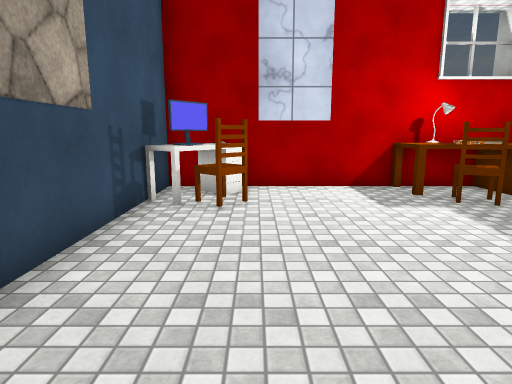
[1] (above)

16 first-person views from a walk through a scene from a Unity 3-D project. The camera is 1.5 m above the floor, tilts 10° down and sees 75° across. The floor is counted in squares, 1 m on a side. Each view is taken from the middle of a square. On the plan, view 1 faces up. The plan holds only what a view shows up to about 15 squares ahead; the rest is blank. Door leaves are left out, so doorways stand open. Surface patterns are stand-ins for the level's own textures.

[2]
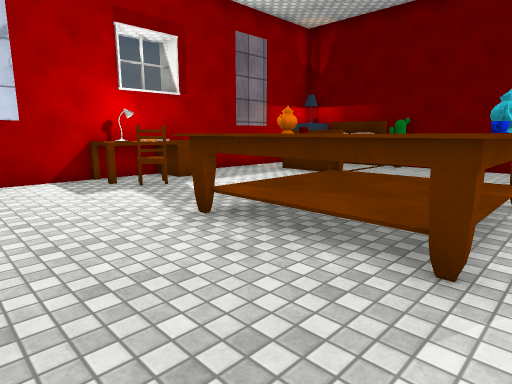

[3]
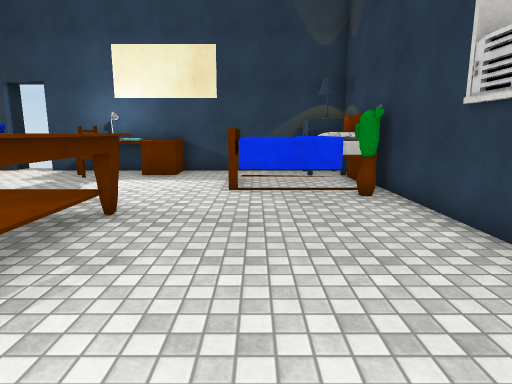

[4]
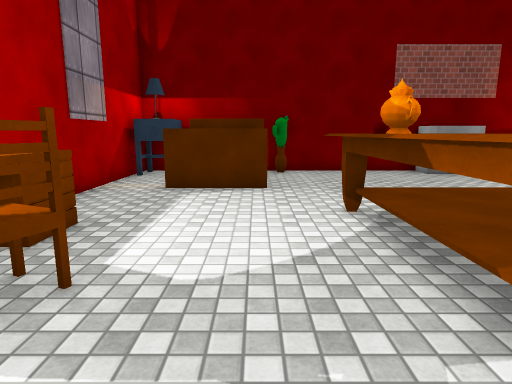

[5]
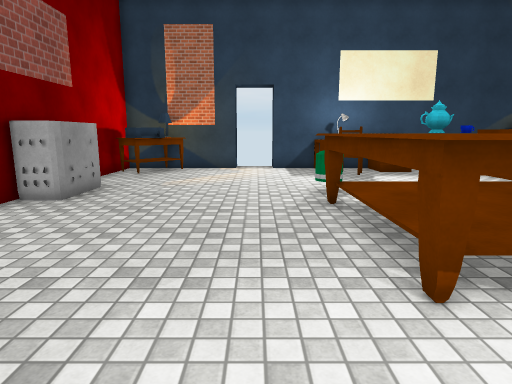

[6]
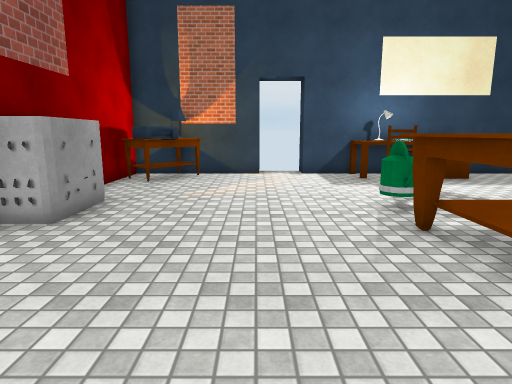

[7]
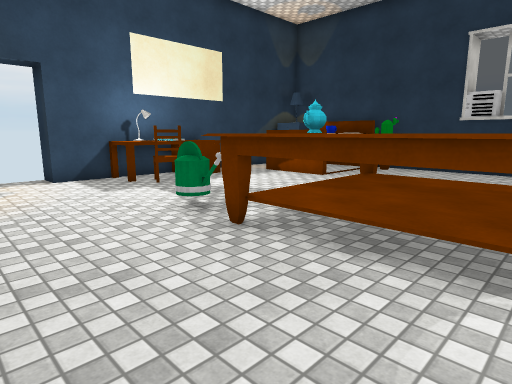

[8]
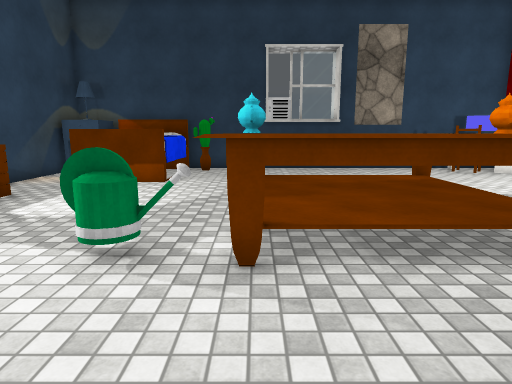

[9]
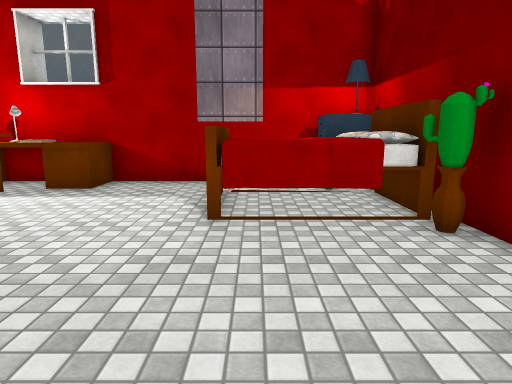

[10]
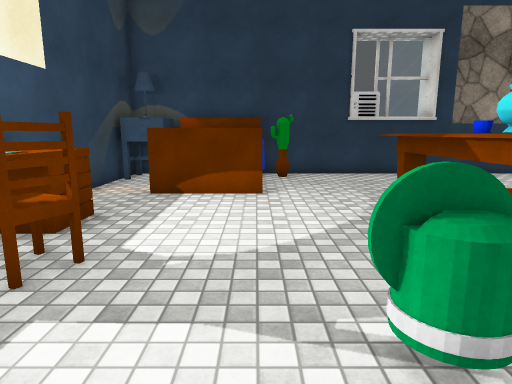

[11]
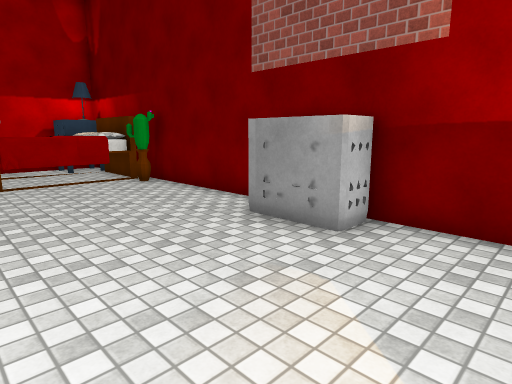

[12]
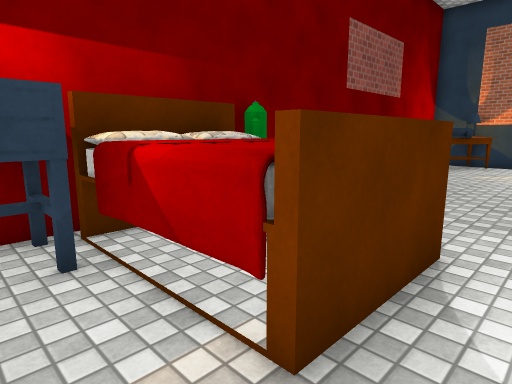

[13]
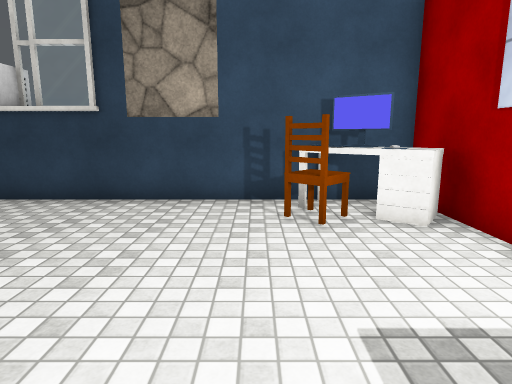

[14]
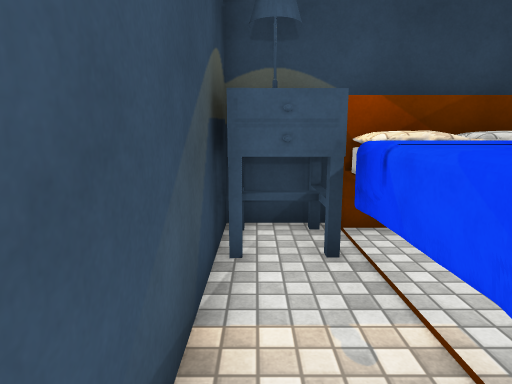

[15]
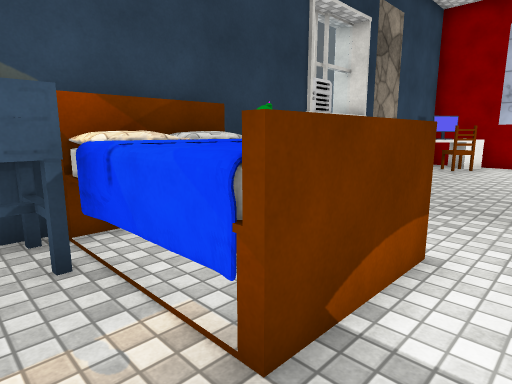

[16]
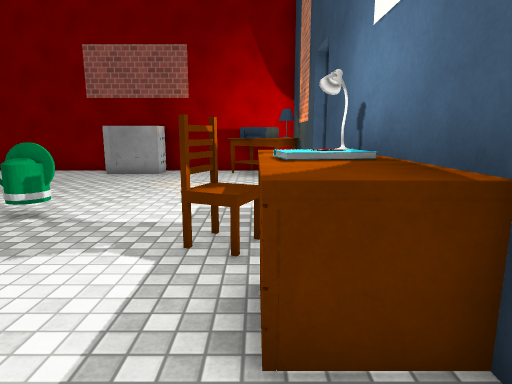

### Floor plan
Points are (right, up) in squares from view 1. A wall is a line through its corners. A room is listed if a view was taken in it or the views show most of it. See-through windows are left out.
Room 1 (views 1, 2, 3, 4, 5, 12, 13, 16)
walls: (-1.4, 7.2) (-1.7, 6.9) (-2.4, 7.4); (-0.2, 8.8) (-0.6, 8.3); (-1, 8.4) (-1.5, 8.7); (11.5, 9.5) (-2.5, 9.5) (-2.5, -4.8); (-2.5, -6.8) (-2.5, -8.5) (2.5, -8.5)
ways out: opening at (2, -7.5) to room 2; opening at (6.6, 0.7) to room 2; opening at (11, 8.5) to room 2
objects: table (-2, -8) to (-1, -7); other object (-2, -7) to (2, -4); cactus (-2, -3); chair (-1, 7) to (0, 7); other object (-1, 8); table (4, -2) to (8, 3); desk (4, 8) to (7, 9); chair (5, 7) to (5, 8)
Room 2 (views 6, 7, 8, 9, 10, 11, 14, 15)
walls: (15.5, -1.6) (15.5, 5.6); (10.9, -8.5) (15.5, -8.5) (15.5, -3.2); (2.5, -8.5) (9.2, -8.5); (15.5, 7.4) (15.5, 9.5) (11.5, 9.5)
ways out: opening at (2, -7.5) to room 1; opening at (6.6, 0.7) to room 1; opening at (11, 8.5) to room 1; open door at (10, -8)
objects: desk (4, -8) to (7, -7); chair (6, -7) to (7, -6); other object (8, -3); other object (11, 5) to (15, 7); table (13, -8) to (13, -7); other object (14, -8); desk (14, -7) to (15, -6); table (14, 8) to (15, 9); table (15, -8); other object (15, -3) to (15, -1); cactus (15, 4)

Where each view was taken, in squares from view 1:
view 1: 0 up, 0 right, facing up
view 2: 2 down, 0 right, facing up-right
view 3: 5 up, 1 right, facing down
view 4: 5 up, 2 right, facing right
view 5: 6 up, 10 right, facing down
view 6: 4 up, 11 right, facing down
view 7: 3 up, 12 right, facing down-left
view 8: 1 down, 12 right, facing left
view 9: 1 down, 12 right, facing up
view 10: 4 down, 10 right, facing left
view 11: 6 down, 10 right, facing up-right
view 12: 9 up, 10 right, facing down-right
view 13: 6 up, 5 right, facing left
view 14: 8 down, 3 right, facing left
view 15: 8 down, 3 right, facing up-left
view 16: 7 down, 2 right, facing right
